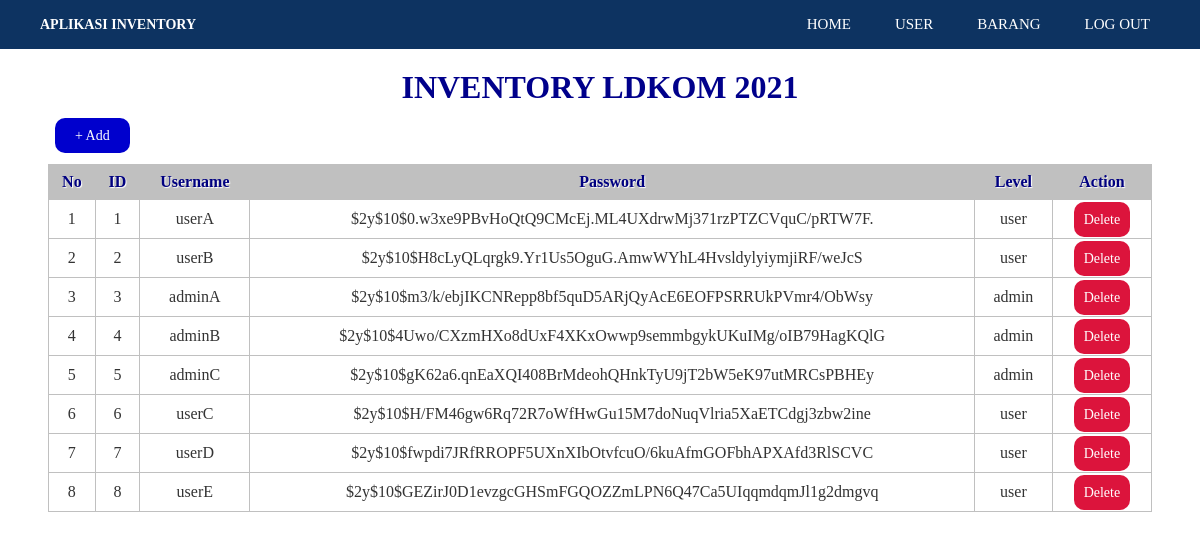
The page /user.php (signed in) on the database its author committed.
### tables this page shows
CREATE TABLE `user` (
  `id` int(100) NOT NULL,
  `username` varchar(100) NOT NULL,
  `password` varchar(100) NOT NULL,
  `level` varchar(100) NOT NULL
);

### user.php (the view, shortened to what this page needs)
<!DOCTYPE html>
<html>
  <head>
  </head>
  <body>
  <header>
        <div class="container">
          <h1><a>Aplikasi Inventory</a></h1>
            <ul>
            <li><a href="home.php">HOME</a></li>
            <li><a href="user.php">USER</a></li>
            <li><a href="index_admin.php">BARANG</a></li>
            <li><a href="logout_admin.php">LOG OUT</a></li>
          </ul>
        </div>
    </header>
    <form method="POST" action="<?php echo $_SERVER["PHP_SELF"];?>" enctype="multipart/form-data" >
    <center><h1>Inventory LDKOM 2021</h1><center>
    <div class="baris">
        <a href="register2.php" class="tbladd" >+ Add</a>
    </div>
    <table>
      <thead>
        <tr>
          <th>No</th>
          <th>ID</th>
          <th>Username</th>
          <th>Password</th>
          <th>Level</th>
          <th>Action</th>
        </tr>
    </thead>
    <tbody>
        <?php
            include "koneksi.php";
            $query = "SELECT * FROM user";
            $result = mysqli_query($koneksi, $query);
            $no = 1;
            while($row = mysqli_fetch_assoc($result))
            {
           ?>
            <tr>
                <td><?php echo $no; ?></td>
                <td><?php echo $row['id']; ?></td>
                <td><?php echo $row['username']; ?></td>
                <td><?php echo $row['password']; ?></td>
                <td><?php echo $row['level']; ?></td>
                <td>
                    <a class="tbldelete" href="hapus2.php?id=<?php echo $row['id']; ?>" onclick="return confirm('Anda yakin akan menghapus data ini?')">Delete</a>
                </td>
            </tr>
        <?php
        $no++;
      }
      ?>
    </tbody>
    </table>
  </body>
</html>

### user.php (style rules this page uses)
* { font-family: "Trebuchet MS"; margin: 0px; padding: 0px; }
h1 { text-transform: uppercase; color: #00008B; }
table { border: solid 1px #C0C0C0; border-collapse: collapse; border-spacing: 0; width: 92%; margin: 20px auto 20px auto; }
table thead th { background-color: #C0C0C0; border: solid 1px #C0C0C0; color: #000080; padding: 8px; text-align: center; text-shadow: 1px 1px 1px #fff; text-decoration: none; }
table tbody td { border: solid 1px #C0C0C0; color: #333; padding: 10px; text-align: center; }
a { color: #fff; padding: 10px; text-decoration: none; font-size: 14px; position: right; border-radius: 10px; }
.tbldelete { background-color: #DC143C; }
.baris { float: left; display: block; clear: both; margin: 20px 40px; }
.container { width: 95%; margin: 0 auto; }
.container:after { content:''; display: block; clear: both; }
header h1 { font-size: 18px; float: left; align-items: center; padding: 13px 0px; color: #ffffff; text-decoration: none; }
header { background-color:#0d3361; margin-bottom: 20px; }
header ul { float: right; }
header ul li { display: inline-block; }
header ul li a { padding: 16px 20px; display: inline-block; color:#ffffff; font-size: 15px; text-decoration: none; }
.tbladd { background-color: #0000CD; color: white; padding: 10px 20px; font-size: 14px; border: none; cursor: pointer; border-radius: 10px; margin-left:15px; }

### rows shown on the page
user: id "1", username "userA", password "$2y$10$0.w3xe9PBvHoQtQ9CMcEj.ML4UXdrwMj371rzPTZCVquC/pRTW7F.", level "user"
user: id "2", username "userB", password "$2y$10$H8cLyQLqrgk9.Yr1Us5OguG.AmwWYhL4HvsldylyiymjiRF/weJcS", level "user"
user: id "3", username "adminA", password "$2y$10$m3/k/ebjIKCNRepp8bf5quD5ARjQyAcE6EOFPSRRUkPVmr4/ObWsy", level "admin"
user: id "4", username "adminB", password "$2y$10$4Uwo/CXzmHXo8dUxF4XKxOwwp9semmbgykUKuIMg/oIB79HagKQlG", level "admin"
user: id "5", username "adminC", password "$2y$10$gK62a6.qnEaXQI408BrMdeohQHnkTyU9jT2bW5eK97utMRCsPBHEy", level "admin"
user: id "6", username "userC", password "$2y$10$H/FM46gw6Rq72R7oWfHwGu15M7doNuqVlria5XaETCdgj3zbw2ine", level "user"
user: id "7", username "userD", password "$2y$10$fwpdi7JRfRROPF5UXnXIbOtvfcuO/6kuAfmGOFbhAPXAfd3RlSCVC", level "user"
user: id "8", username "userE", password "$2y$10$GEZirJ0D1evzgcGHSmFGQOZZmLPN6Q47Ca5UIqqmdqmJl1g2dmgvq", level "user"
